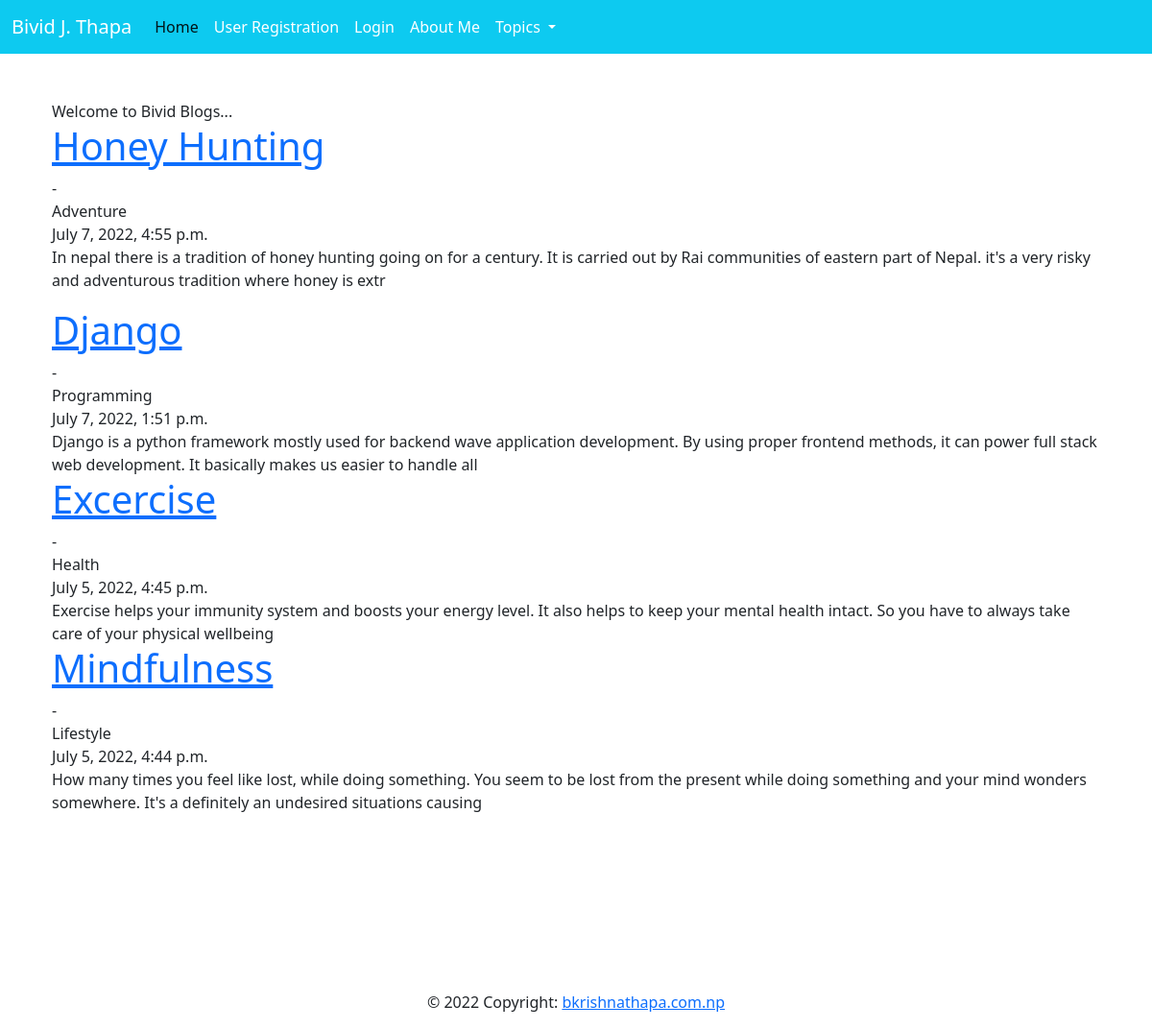
Page /blog/home/ on the committed database.
### blog/models.py (models this page shows, shortened)
class Post(models.Model):
    title = models.CharField(max_length = 500)
    content=models.TextField(max_length = 3000)
    header_image = models.ImageField(null = True,blank=True,upload_to = "images/")
    topic= models.CharField(max_length = 50)
    author = models.ForeignKey(User, on_delete = models.CASCADE)
    published_date=models.DateTimeField(auto_now_add = True)

### blog/views.py (the view)
# urls.py: path('home/', HomeView.as_view(), name= 'home'),
class HomeView(ListView):
    model= Post
    template_name ='home.html'
    ordering = ["-id"] #Ordering them with ID's is equivalent to ordering by date

### blog/templates/home.html (shortened to what this page needs)
{% extends 'base.html' %}
{% block content %}
<!DOCTYPE html>
<html lang="en">
<head>
    <link href="https://cdn.jsdelivr.net/npm/bootstrap@5.2.0-beta1/dist/css/bootstrap.min.css" rel="stylesheet">
</head>
<body>
<div class="container ">
    Welcome to Bivid Blogs...
<br/>
    {% for post in object_list %}
        <h1><a href="{% url 'article-detail' post.pk %}"> {{ post.title }}  </a></h1>-
       <br/>
            {{ post.topic }}
            <br/>{{ post.published_date }}
        <br/>
        {{ post.content|slice:":200"|safe}}
    {% endfor %}
</body>
</div>
</html>
{% endblock %}

### rows in the picture
Post: title "Honey Hunting", topic "Adventure", published_date "July 7, 2022, 4:55 p.m.", content "In nepal there is a tradition of honey hunting going on for a century. It is carried out by Rai communities of eastern part of Nepal. it's a very risky and adventurous tradition where honey is extr"
Post: title "Django", topic "Programming", published_date "July 7, 2022, 1:51 p.m.", content "Django is a python framework mostly used for backend wave application development. By using proper frontend methods, it can power full stack web development. It basically makes us easier to handle all"
Post: title "Excercise", topic "Health", published_date "July 5, 2022, 4:45 p.m.", content "Exercise helps your immunity system and boosts your energy level. It also helps to keep your mental health intact. So you have to always take care of your physical wellbeing"
Post: title "Mindfulness", topic "Lifestyle", published_date "July 5, 2022, 4:44 p.m.", content "How many times you feel like lost, while doing something. You seem to be lost from the present while doing something and your mind wonders somewhere. It's a definitely an undesired situations causing"
